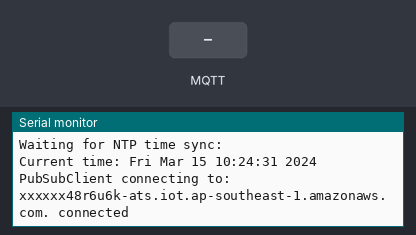
The program below on a simulated ESP8266 (NodeMCU). Parts: the last lines printed to the serial monitor. The inputs (shaded band) are chosen by the test bench. WiFi joins after 1.5 s; servers stay silent unless stated; the local clock reads 2024-03-15 10:24:30 at power-on unless the program sets it; no MQTT or app messages arrive unless stated.

Above: at 2.7 s.
2.8 s: MQTT message "1" arrives on the first subscribed topic
At 3.7 s:
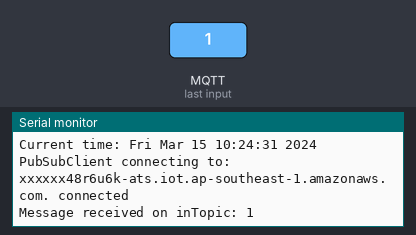
4.3 s: MQTT message "on" arrives on the first subscribed topic
At 4.8 s:
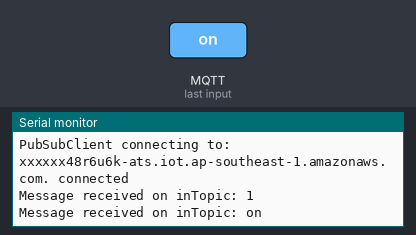
5.8 s: MQTT message "off" arrives on the first subscribed topic
At 7.2 s:
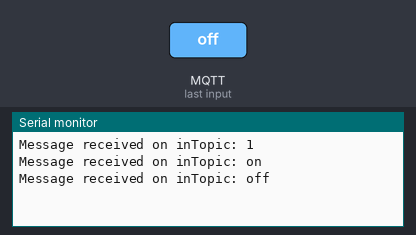

Measured:
- after the input at 2.8 s, the serial monitor: prints a new line at once (image 1)
- after the input at 4.3 s, the serial monitor: prints a new line at once (image 2)
- after the input at 5.8 s, the serial monitor: prints a new line at once (image 3)

The program:

main.cpp
```cpp
// (licence header left out)
#include <Arduino.h>
#include <ESP8266WiFi.h>
#include <PubSubClient.h>

const char* ssid = "MartinRouterKing";
const char* password = "Minhnam183";

// Find this awsEndpoint in the AWS Console: Manage - Things, choose your thing
// choose Interact, its the HTTPS Rest endpoint
const char* awsEndpoint = "xxxxxx48r6u6k-ats.iot.ap-southeast-1.amazonaws.com";

// For the two certificate strings below paste in the text of your AWS
// device certificate and private key:

// xxxxxxxxxx-certificate.pem.crt
static const char certificatePemCrt[] PROGMEM = R"EOF(
-----BEGIN CERTIFICATE-----
MIIDWTCCAkGgAwIBAgIUGM7ITh10LkOkQZrDLQ5liTpg/EswDQYJKoZIhvcNAQEL
BQAwTTFLMEkGA1UECwxCQW1hem9uIFdlYiBTZXJ2aWNlcyBPPUFtYXpvbi5jb20g
SW5jLiBMPVNlYXR0bGUgU1Q9V2FzaGluZ3RvbiBDPVVTMB4XDTIxMDkzMDEyNTUz
OVoXDTQ5MTIzMTIzNTk1OVowHjEcMBoGA1UEAwwTQVdTIElvVCBDZXJ0aWZpY2F0
ZTCCASIwDQYJKoZIhvcNAQEBBQADggEPADCCAQoCggEBAKNTK+rwIwcYDIZuWZD2
s+8QkMuPvfopGS/W+Ffp0d3WaCK8cNxD0G1MfzcCXD97kqxNn16DTTK8uS4wv8CZ
6EssJ1EO1A0Ja8fALFMgcxu78lsDYNChjJk3qs5mV5K4tccVOdcSIzbaFYyI41PJ
cYemOux5WAIXjXNUq4kSlohJsRp/9SN/1e+ECSu3uUkLjAcC8HQr3eipZq5EPnCv
xwHgMpP1Lzv1zsBPNW9J9SlzMSQ3dqGx3MMN2U+cqRV+OaA9Ogt6Jgm1Un1XcdXa
XEP4ynMaZ2GrQu3iwyKJyIoZmw6sd9xWxPpnkCX9xX9trqvEoI+XZ8KkxnBb8/St
TG0CAwEAAaNgMF4wHwYDVR0jBBgwFoAU581W/dRv3JMoX155xBBuBuCtiuUwHQYD
VR0OBBYEFId8Pao2fdZGRrrpiDFPwhBZdVpLMAwGA1UdEwEB/wQCMAAwDgYDVR0P
AQH/BAQDAgeAMA0GCSqGSIb3DQEBCwUAA4IBAQCa2pKhlSt4G0IKjTA65wzEMSIv
qb+TQcfsHSLiruO12iMa9XAijK7VjzJb+7vBZ+HpdNUK0O0sp8S4wC8IHDzUnEkl
2H9/O7nDAjeoa47LE95DHlMGLuRFI9CCl9PcINUhaJd1EHEJSV717wZFQZ63SafX
RbypVvBAoLYhsQAq+xKBacUz1Kj5j8rPq6fr63AOmpEOjx9n4/YOLHLf2P6ft0o4
ta0ArESA0vMYnoYqsZ6AlfBwcPTFHKV7sYgePcuKPLjEUpgViqFMxQ+TRonAks2u
7CdLlmzaiFD2xHoyR/ghiUuHEfp8FsSiCoYFrjT4r69wDISIUOe6hF4wtEO9
-----END CERTIFICATE-----
)EOF";

// xxxxxxxxxx-private.pem.key
static const char privatePemKey[] PROGMEM = R"EOF(
-----BEGIN RSA PRIVATE KEY-----
MIIEowIBAAKCAQEAo1Mr6vAjBxgMhm5ZkPaz7xCQy4+9+ikZL9b4V+nR3dZoIrxw
3EPQbUx/NwJcP3uSrE2fXoNNMry5LjC/wJnoSywnUQ7UDQlrx8AsUyBzG7vyWwNg
0KGMmTeqzmZXkri1xxU51xIjNtoVjIjjU8lxh6Y67HlYAheNc1SriRKWiEmxGn/1
I3/V74QJK7e5SQuMBwLwdCvd6KlmrkQ+cK/HAeAyk/UvO/XOwE81b0n1KXMxJDd2
obHcww3ZT5ypFX45oD06C3omCbVSfVdx1dpcQ/jKcxpnYatC7eLDIonIihmbDqx3
3FbE+meQJf3Ff22uq8Sgj5dnwqTGcFvz9K1MbQIDAQABAoIBAB0Xwaj14adv1ztT
CM1TxLV/A+vezP50t7HX3yD525JikOYvHwN9aPEvQTHxT7FXN8dNhGf3h5bUG0Bp
Gp8aS1CoqtA7jfZMiVBpoPuluhtknUUtEt/XBw575gciH9NY57hwxX7UEkXBDzmb
YLMaHQkGyVQ6QT0OKPo0SOH/16SrAt1nqhxL1/FBMzCvqQHU0qlqX38PoQ+jt/nS
VXhoIYmtcoQxomoAffVS7gG7qFg+GVqoGjvEo3Keyt9Uoy56aPZnR9v1ayFY/34Z
gSsvkSiH2Awz5UCfeSS2D25okCu76JrRR8DGirBI22F58c2VivG0kiJHOFrBNmYZ
Qgdjw8ECgYEA1ludGBVUVWdH4IsDIiVxnN90XBLG93TirTeWK5vGZOiVSqM8a6XO
a6dDxcZxIQVTTP08Ards0fl6j1E6V6w9uDeZ9RelAye8qjyGUZM00cDqW+THikMs
rjM8xpXaeMwiQcrlxKHNakkFTWhtPZsKPrP0Tq7jWH6R+Q4rPfBOW3kCgYEAww2Z
llAiMuxLUujVW/EUmDjyKVXKeRYIyIRbX2RK7MhPEXtaoY+C64At95rziV17NnUb
AtoF51KKAJKMMPm6y1Xy6PRrJq56omVfavq/PADzfYKz2Jch3ra39xnSCNEhZraZ
bQ3tJK92yy0F3f77FlalTGu0OJ/sAaI7Dwjvx5UCgYEAmP9w5DStKfv6wJlYFjI1
omuXyPQaEZvbAxmu1Ndtxq5/iHN0d70z1YDgjbRzIMeFSmlhQOsc/84anVqz0sn8
j5UYDWjf/Z2KOtPSZz0zsRcJ76ceiWAi7v9hPLjO4/OH6//e+fcm/9q4ryR+/D7C
FDkrglGvsYU9uU9Uq/PuabkCgYAu+g+LjDEwYoihp0H7qsxy/QQVwHvLPetPn9EB
4H3LGVMxuqvRTWcSoQRxJfiRlNof+4RN44SYeeCS0rjA8uRyJHkkcfl8j3kps5CP
i2STZwc9q0T1XTDjGs6jzKwxQ2zv9/prsXbz5u6NcIKBPO/sKWIWTbpSCPImUpQ2
wsg9IQKBgE578i904rRKF8TeK5J9Cw4CVKmokMyvzyraIMNBEZf8DtYckC5PQO7o
tK8g0CsRyPZK6e4VB8HJrH5/2aUfiKI9t1TB4rvwzlUE4entJkNfJddaBKZlTcFw
kJuCNhQXJM6garaRkZtfn0yxMzjzL+QyP0OUBLRXITk0qALWEPJx
-----END RSA PRIVATE KEY-----
)EOF";

// This is the AWS IoT CA Certificate from:
// https://docs.aws.amazon.com/iot/latest/developerguide/managing-device-certs.html#server-authentication
// This one in here is the 'RSA 2048 bit key: Amazon Root CA 1' which is valid
// until January 16, 2038 so unless it gets revoked you can leave this as is:
static const char caPemCrt[] PROGMEM = R"EOF(
-----BEGIN CERTIFICATE-----
MIIDQTCCAimgAwIBAgITBmyfz5m/jAo54vB4ikPmljZbyjANBgkqhkiG9w0BAQsF
ADA5MQswCQYDVQQGEwJVUzEPMA0GA1UEChMGQW1hem9uMRkwFwYDVQQDExBBbWF6
b24gUm9vdCBDQSAxMB4XDTE1MDUyNjAwMDAwMFoXDTM4MDExNzAwMDAwMFowOTEL
MAkGA1UEBhMCVVMxDzANBgNVBAoTBkFtYXpvbjEZMBcGA1UEAxMQQW1hem9uIFJv
b3QgQ0EgMTCCASIwDQYJKoZIhvcNAQEBBQADggEPADCCAQoCggEBALJ4gHHKeNXj
ca9HgFB0fW7Y14h29Jlo91ghYPl0hAEvrAIthtOgQ3pOsqTQNroBvo3bSMgHFzZM
9O6II8c+6zf1tRn4SWiw3te5djgdYZ6k/oI2peVKVuRF4fn9tBb6dNqcmzU5L/qw
IFAGbHrQgLKm+a/sRxmPUDgH3KKHOVj4utWp+UhnMJbulHheb4mjUcAwhmahRWa6
VOujw5H5SNz/0egwLX0tdHA114gk957EWW67c4cX8jJGKLhD+rcdqsq08p8kDi1L
93FcXmn/6pUCyziKrlA4b9v7LWIbxcceVOF34GfID5yHI9Y/QCB/IIDEgEw+OyQm
jgSubJrIqg0CAwEAAaNCMEAwDwYDVR0TAQH/BAUwAwEB/zAOBgNVHQ8BAf8EBAMC
AYYwHQYDVR0OBBYEFIQYzIU07LwMlJQuCFmcx7IQTgoIMA0GCSqGSIb3DQEBCwUA
A4IBAQCY8jdaQZChGsV2USggNiMOruYou6r4lK5IpDB/G/wkjUu0yKGX9rbxenDI
U5PMCCjjmCXPI6T53iHTfIUJrU6adTrCC2qJeHZERxhlbI1Bjjt/msv0tadQ1wUs
N+gDS63pYaACbvXy8MWy7Vu33PqUXHeeE6V/Uq2V8viTO96LXFvKWlJbYK8U90vv
o/ufQJVtMVT8QtPHRh8jrdkPSHCa2XV4cdFyQzR1bldZwgJcJmApzyMZFo6IQ6XU
5MsI+yMRQ+hDKXJioaldXgjUkK642M4UwtBV8ob2xJNDd2ZhwLnoQdeXeGADbkpy
rqXRfboQnoZsG4q5WTP468SQvvG5
-----END CERTIFICATE-----
)EOF";

BearSSL::X509List client_crt(certificatePemCrt);
BearSSL::PrivateKey client_key(privatePemKey);
BearSSL::X509List rootCert(caPemCrt);

void setCurrentTime(void);
void pubSubCheckConnect(void);

WiFiClientSecure wiFiClient;
void msgReceived(char* topic, byte* payload, unsigned int len);
PubSubClient pubSubClient(awsEndpoint, 8883, msgReceived, wiFiClient);

void setup() {
  Serial.begin(9600); Serial.println();
  Serial.println("ESP8266 AWS IoT Example");

  Serial.print("Connecting to "); Serial.print(ssid);
  WiFi.begin(ssid, password);
  WiFi.waitForConnectResult();
  Serial.print(", WiFi connected, IP address: "); Serial.println(WiFi.localIP());

  // get current time, otherwise certificates are flagged as expired
  setCurrentTime();

  wiFiClient.setClientRSACert(&client_crt, &client_key);
  wiFiClient.setTrustAnchors(&rootCert);
}

unsigned long lastPublish;
int msgCount;

void loop() {

  pubSubCheckConnect();

  if (millis() - lastPublish > 10000) {
    String msg = String("Hello from ESP8266: ") + ++msgCount;
    pubSubClient.publish("outTopic", msg.c_str());
    Serial.print("Published: "); Serial.println(msg);
    lastPublish = millis();
  }
}

void msgReceived(char* topic, byte* payload, unsigned int length) {
  Serial.print("Message received on "); Serial.print(topic); Serial.print(": ");
  for (int i = 0; i < length; i++) {
    Serial.print((char)payload[i]);
  }
  Serial.println();
}

void pubSubCheckConnect() {
  if ( ! pubSubClient.connected()) {
    Serial.print("PubSubClient connecting to: "); Serial.print(awsEndpoint);
    while ( ! pubSubClient.connected()) {
      Serial.print(".");
      pubSubClient.connect("ESP8266thing");
    }
    Serial.println(" connected");
    pubSubClient.subscribe("inTopic");
  }
  pubSubClient.loop();
}

void setCurrentTime() {
  configTime(3 * 3600, 0, "pool.ntp.org", "time.nist.gov");

  Serial.print("Waiting for NTP time sync: ");
  time_t now = time(nullptr);
  while (now < 8 * 3600 * 2) {
    delay(500);
    Serial.print(".");
    now = time(nullptr);
  }
  Serial.println("");
  struct tm timeinfo;
  gmtime_r(&now, &timeinfo);
  Serial.print("Current time: "); Serial.print(asctime(&timeinfo));
}
```
